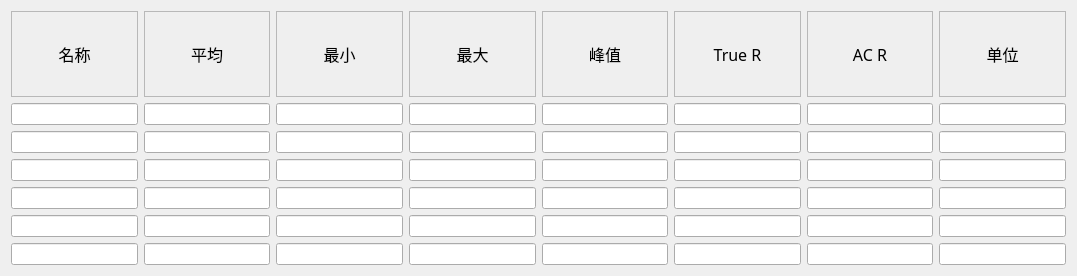
       <widget class="QWidget" name="scrollAreaWidgetContents">
        <property name="geometry">
         <rect>
          <x>0</x>
          <y>0</y>
          <width>1077</width>
          <height>276</height>
         </rect>
        </property>
        <layout class="QGridLayout" name="gridLayout_8">
         <item row="0" column="0">
          <widget class="QLabel" name="label_36">
           <property name="font">
            <font>
             <family>微软雅黑</family>
             <pointsize>12</pointsize>
             <weight>50</weight>
             <italic>false</italic>
             <bold>false</bold>
            </font>
           </property>
           <property name="styleSheet">
            <string notr="true"/>
           </property>
           <property name="frameShape">
            <enum>QFrame::StyledPanel</enum>
           </property>
           <property name="text">
            <string>名称</string>
           </property>
           <property name="alignment">
            <set>Qt::AlignCenter</set>
           </property>
          </widget>
         </item>
         <item row="0" column="1">
          <widget class="QLabel" name="label_37">
           <property name="font">
            <font>
             <family>微软雅黑</family>
             <pointsize>12</pointsize>
             <weight>50</weight>
             <italic>false</italic>
             <bold>false</bold>
            </font>
           </property>
           <property name="styleSheet">
            <string notr="true"/>
           </property>
           <property name="frameShape">
            <enum>QFrame::StyledPanel</enum>
           </property>
           <property name="text">
            <string>平均</string>
           </property>
           <property name="alignment">
            <set>Qt::AlignCenter</set>
           </property>
          </widget>
         </item>
         <item row="0" column="2">
          <widget class="QLabel" name="label_38">
           <property name="font">
            <font>
             <family>微软雅黑</family>
             <pointsize>12</pointsize>
             <weight>50</weight>
             <italic>false</italic>
             <bold>false</bold>
            </font>
           </property>
           <property name="styleSheet">
            <string notr="true"/>
           </property>
           <property name="frameShape">
            <enum>QFrame::StyledPanel</enum>
           </property>
           <property name="text">
            <string>最小</string>
           </property>
           <property name="alignment">
            <set>Qt::AlignCenter</set>
           </property>
          </widget>
         </item>
         <item row="0" column="3">
          <widget class="QLabel" name="label_39">
           <property name="font">
            <font>
             <family>微软雅黑</family>
             <pointsize>12</pointsize>
             <weight>50</weight>
             <italic>false</italic>
             <bold>false</bold>
            </font>
           </property>
           <property name="styleSheet">
            <string notr="true"/>
           </property>
           <property name="frameShape">
            <enum>QFrame::StyledPanel</enum>
           </property>
           <property name="text">
            <string>最大</string>
           </property>
           <property name="alignment">
            <set>Qt::AlignCenter</set>
           </property>
          </widget>
         </item>
         <item row="0" column="4">
          <widget class="QLabel" name="label_40">
           <property name="font">
            <font>
             <family>微软雅黑</family>
             <pointsize>12</pointsize>
             <weight>50</weight>
             <italic>false</italic>
             <bold>false</bold>
            </font>
           </property>
           <property name="styleSheet">
            <string notr="true"/>
           </property>
           <property name="frameShape">
            <enum>QFrame::StyledPanel</enum>
           </property>
           <property name="text">
            <string>峰值</string>
           </property>
           <property name="alignment">
            <set>Qt::AlignCenter</set>
           </property>
          </widget>
         </item>
         <item row="0" column="5">
          <widget class="QLabel" name="label_41">
           <property name="font">
            <font>
             <family>微软雅黑</family>
             <pointsize>12</pointsize>
             <weight>50</weight>
             <italic>false</italic>
             <bold>false</bold>
            </font>
           </property>
           <property name="styleSheet">
            <string notr="true"/>
           </property>
           <property name="frameShape">
            <enum>QFrame::StyledPanel</enum>
           </property>
           <property name="text">
            <string>True R</string>
           </property>
           <property name="alignment">
            <set>Qt::AlignCenter</set>
           </property>
          </widget>
         </item>
         <item row="0" column="6">
          <widget class="QLabel" name="label_42">
           <property name="font">
            <font>
             <family>微软雅黑</family>
             <pointsize>12</pointsize>
             <weight>50</weight>
             <italic>false</italic>
             <bold>false</bold>
            </font>
           </property>
           <property name="styleSheet">
            <string notr="true"/>
           </property>
           <property name="frameShape">
            <enum>QFrame::StyledPanel</enum>
           </property>
           <property name="text">
            <string>AC R</string>
           </property>
           <property name="alignment">
            <set>Qt::AlignCenter</set>
           </property>
          </widget>
         </item>
         <item row="0" column="7">
          <widget class="QLabel" name="label_43">
           <property name="font">
            <font>
             <family>微软雅黑</family>
             <pointsize>12</pointsize>
             <weight>50</weight>
             <italic>false</italic>
             <bold>false</bold>
            </font>
           </property>
           <property name="styleSheet">
            <string notr="true"/>
           </property>
           <property name="frameShape">
            <enum>QFrame::StyledPanel</enum>
           </property>
           <property name="text">
            <string>单位</string>
           </property>
           <property name="alignment">
            <set>Qt::AlignCenter</set>
           </property>
          </widget>
         </item>
         <item row="1" column="0">
          <widget class="QLineEdit" name="lineEdit_14"/>
         </item>
         <item row="1" column="1">
          <widget class="QLineEdit" name="lineEdit_15"/>
         </item>
         <item row="1" column="2">
          <widget class="QLineEdit" name="lineEdit_25"/>
         </item>
         <item row="1" column="3">
          <widget class="QLineEdit" name="lineEdit_26"/>
         </item>
         <item row="1" column="4">
          <widget class="QLineEdit" name="lineEdit_27"/>
         </item>
         <item row="1" column="5">
          <widget class="QLineEdit" name="lineEdit_28"/>
         </item>
         <item row="1" column="6">
          <widget class="QLineEdit" name="lineEdit_29"/>
         </item>
         <item row="1" column="7">
          <widget class="QLineEdit" name="lineEdit_30"/>
         </item>
         <item row="2" column="0">
          <widget class="QLineEdit" name="lineEdit_39"/>
         </item>
         <item row="2" column="1">
          <widget class="QLineEdit" name="lineEdit_43"/>
         </item>
         <item row="2" column="2">
          <widget class="QLineEdit" name="lineEdit_40"/>
         </item>
         <item row="2" column="3">
          <widget class="QLineEdit" name="lineEdit_41"/>
         </item>
         <item row="2" column="4">
          <widget class="QLineEdit" name="lineEdit_45"/>
         </item>
         <item row="2" column="5">
          <widget class="QLineEdit" name="lineEdit_44"/>
         </item>
         <item row="2" column="6">
          <widget class="QLineEdit" name="lineEdit_46"/>
         </item>
         <item row="2" column="7">
          <widget class="QLineEdit" name="lineEdit_42"/>
         </item>
         <item row="3" column="0">
          <widget class="QLineEdit" name="lineEdit_47"/>
         </item>
         <item row="3" column="1">
          <widget class="QLineEdit" name="lineEdit_51"/>
         </item>
         <item row="3" column="2">
          <widget class="QLineEdit" name="lineEdit_48"/>
         </item>
         <item row="3" column="3">
          <widget class="QLineEdit" name="lineEdit_49"/>
         </item>
         <item row="3" column="4">
          <widget class="QLineEdit" name="lineEdit_53"/>
         </item>
         <item row="3" column="5">
          <widget class="QLineEdit" name="lineEdit_52"/>
         </item>
         <item row="3" column="6">
          <widget class="QLineEdit" name="lineEdit_54"/>
         </item>
         <item row="3" column="7">
          <widget class="QLineEdit" name="lineEdit_50"/>
         </item>
         <item row="4" column="0">
          <widget class="QLineEdit" name="lineEdit_55"/>
         </item>
         <item row="4" column="1">
          <widget class="QLineEdit" name="lineEdit_59"/>
         </item>
         <item row="4" column="2">
          <widget class="QLineEdit" name="lineEdit_56"/>
         </item>
         <item row="4" column="3">
          <widget class="QLineEdit" name="lineEdit_57"/>
         </item>
         <item row="4" column="4">
          <widget class="QLineEdit" name="lineEdit_61"/>
         </item>
         <item row="4" column="5">
          <widget class="QLineEdit" name="lineEdit_60"/>
         </item>
         <item row="4" column="6">
          <widget class="QLineEdit" name="lineEdit_62"/>
         </item>
         <item row="4" column="7">
          <widget class="QLineEdit" name="lineEdit_58"/>
         </item>
         <item row="5" column="0">
          <widget class="QLineEdit" name="lineEdit_63"/>
         </item>
         <item row="5" column="1">
          <widget class="QLineEdit" name="lineEdit_67"/>
         </item>
         <item row="5" column="2">
          <widget class="QLineEdit" name="lineEdit_64"/>
         </item>
         <item row="5" column="3">
          <widget class="QLineEdit" name="lineEdit_65"/>
         </item>
         <item row="5" column="4">
          <widget class="QLineEdit" name="lineEdit_69"/>
         </item>
         <item row="5" column="5">
          <widget class="QLineEdit" name="lineEdit_68"/>
         </item>
         <item row="5" column="6">
          <widget class="QLineEdit" name="lineEdit_70"/>
         </item>
         <item row="5" column="7">
          <widget class="QLineEdit" name="lineEdit_66"/>
         </item>
         <item row="6" column="0">
          <widget class="QLineEdit" name="lineEdit_71"/>
         </item>
         <item row="6" column="1">
          <widget class="QLineEdit" name="lineEdit_75"/>
         </item>
         <item row="6" column="2">
          <widget class="QLineEdit" name="lineEdit_72"/>
         </item>
         <item row="6" column="3">
          <widget class="QLineEdit" name="lineEdit_73"/>
         </item>
         <item row="6" column="4">
          <widget class="QLineEdit" name="lineEdit_77"/>
         </item>
         <item row="6" column="5">
          <widget class="QLineEdit" name="lineEdit_76"/>
         </item>
         <item row="6" column="6">
          <widget class="QLineEdit" name="lineEdit_78"/>
         </item>
         <item row="6" column="7">
          <widget class="QLineEdit" name="lineEdit_74"/>
         </item>
        </layout>
       </widget>
